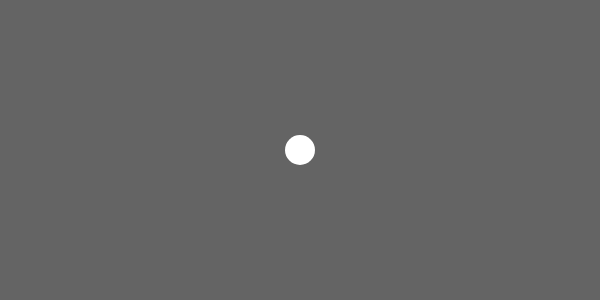
Frame 1 (no input)
Frame 60 (no input): identical to frame 1, image omitted
Frame 120 (the mouse pressed at the canvas centre since frame 60): identical to frame 1, image omitted

The p5.js sketch that drew this single still picture (run headless with seeded random() and noise() and a simulated clock; from frame 60 on, the mouse is pressed at the canvas centre):

// p5.js sketch
// ── sketch.js
function setup() {
  createCanvas(600, 300);
  noStroke();
}

function draw() {
  background(100);
  
  let startX = 0;
  let endX = width;
  let percentage = 0.5; // 50%
  let outputX = lerp(startX, endX, percentage);

  ellipse(outputX, height/2, 30, 30);
}
